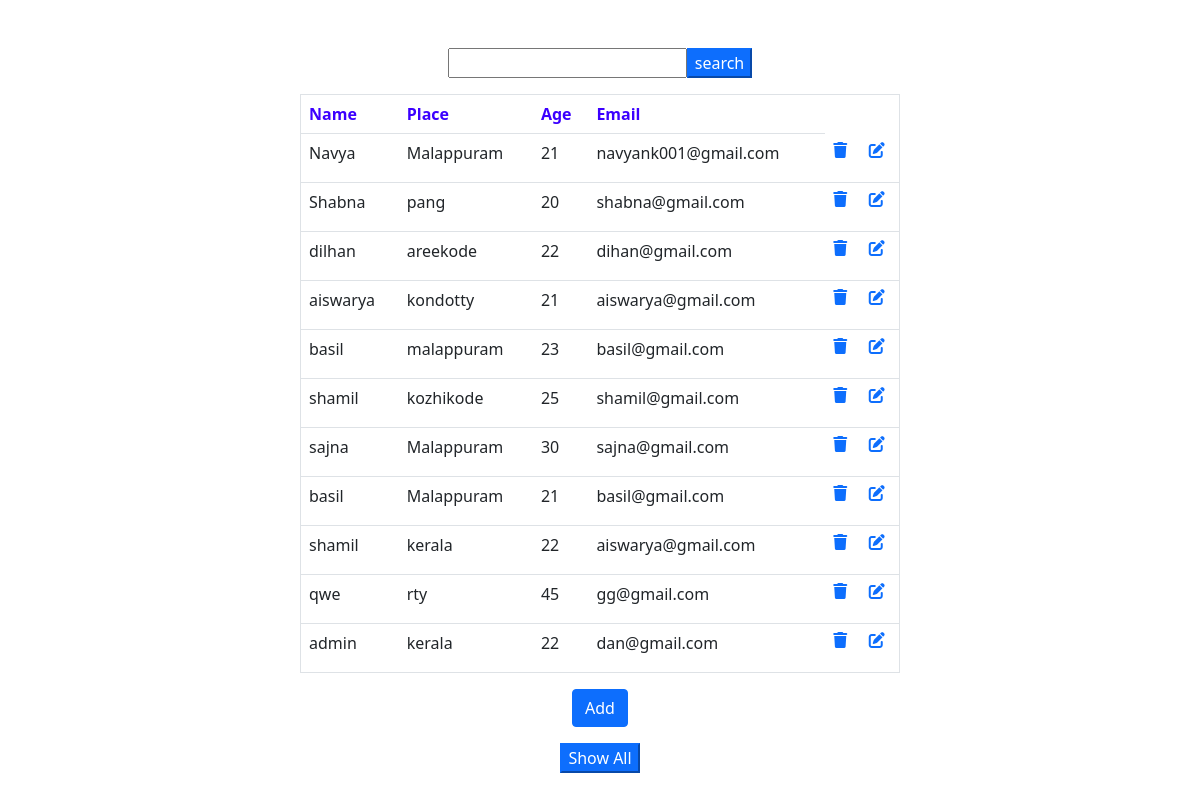
/view, run on the app's committed database.
### formapp/models.py (models this page shows)
class Register(models.Model):
    Name=models.CharField(max_length=50)
    Place=models.CharField(max_length=50)
    Age=models.CharField(max_length=50)
    Email=models.CharField(max_length=50)

### formapp/views.py (the view)
# urls.py: path('view',views.view,name='view'),
def view(request):
    ob2=Register.objects.all()
    return render(request,"view.html",{"val":ob2})

### templates/view.html (shortened to what this page needs)
{% load static %}
<html lang="en">
<head>
    <link rel="stylesheet" href="{% static 'css/index.css' %}">
    <link href="https://cdn.jsdelivr.net/npm/bootstrap@5.0.2/dist/css/bootstrap.min.css" rel="stylesheet">
</head>
<body>
    <br>
    <br>
    <form method="post" action="search">
        <center><table class="container" style="width:50%">
            <tr><input type="text" name="searchitems"></tr>
            <tr><input type="submit" value="search" class="btnsearch" ></tr>
        </table></center>
    </form>
    <form method="post" action="/">
        <center> <table class="table table-hover" border="1" class="container" style="width:50%">
            <tr>
                <th>Name</th>
                <th>Place</th>
                <th>Age</th>
                <th>Email</th>
            </tr>
                {% for i in val%}
                <tr>
                <td>{{i.Name}}</td>
                <td>{{i.Place}}</td>
                <td>{{i.Age}}</td>
                <td>{{i.Email}}</td>
                <td><p><a href="/deleteUser/{{i.id}}" onclick="return confirm('Are you sure?')"><i class="fa-solid fa-trash"></i></p></td>
                <td><p><a href="/editUser/{{i.id}}"><i class="fa-solid fa-pen-to-square"></i></p></td>
            </tr>
                {% endfor %}
            </table>
            <div align="center">
                    <input type="submit" value="Add" class="btn btn-primary">
                </div>
    </center>
    </form>
    <form method="post" action="view">
        <center><table class="container" style="width:50%">
            <tr><input type="submit" value="Show All" class="btnsearch" ></tr>
        </table></center>
    </form>
</body>
</html>

### static/css/index.css (style rules this page uses)
th { color: rgb(60, 0, 255); }
table { border-color: rgb(60, 0, 255); color: blue; }
.btnsearch { color: #fff; background-color: #0d6efd; border-color: #0d6efd; }

### data on the page
Register: Name "Navya", Place "Malappuram", Age "21", Email "navyank001@gmail.com"
Register: Name "Shabna", Place "pang", Age "20", Email "shabna@gmail.com"
Register: Name "dilhan", Place "areekode", Age "22", Email "dihan@gmail.com"
Register: Name "aiswarya", Place "kondotty", Age "21", Email "aiswarya@gmail.com"
Register: Name "basil", Place "malappuram", Age "23", Email "basil@gmail.com"
Register: Name "shamil", Place "kozhikode", Age "25", Email "shamil@gmail.com"
Register: Name "sajna", Place "Malappuram", Age "30", Email "sajna@gmail.com"
Register: Name "basil", Place "Malappuram", Age "21", Email "basil@gmail.com"
Register: Name "shamil", Place "kerala", Age "22", Email "aiswarya@gmail.com"
Register: Name "qwe", Place "rty", Age "45", Email "gg@gmail.com"
Register: Name "admin", Place "kerala", Age "22", Email "dan@gmail.com"
